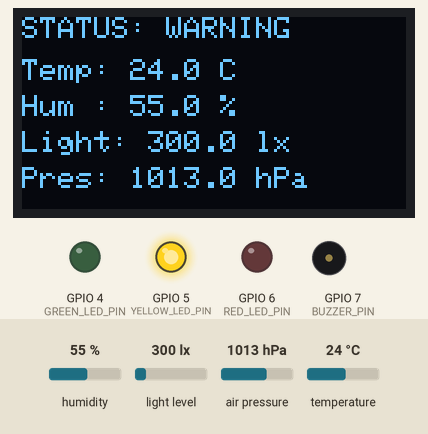
Recording of a program running on a simulated ESP32-S3. Shown: 128×64 one-colour display, output pins drawn as LEDs (lit = HIGH), buzzer (waves = sounding, pin HIGH). Inputs (shaded band) come from the test bench; at power-on: humidity 55 %, light level 300 lx, air pressure 1013 hPa, temperature 24 °C. What the program prints to the serial monitor is not drawn.

Above: at 2.2 s.
2.3 s: humidity set to 79 %
At 3.6 s:
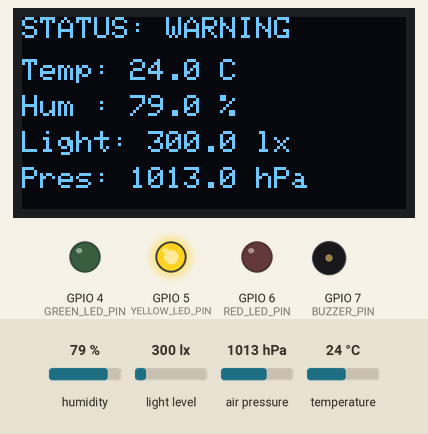
5.0 s: humidity set to 82 %
At 6.7 s:
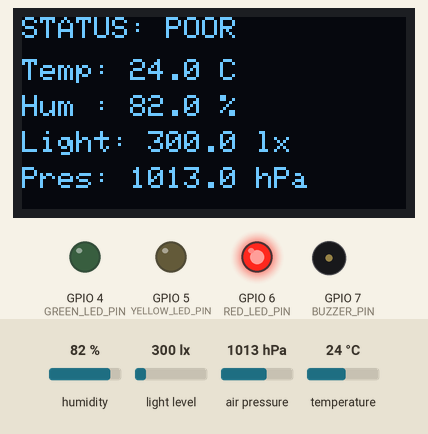
7.7 s: light level set to 40 lx
At 9.4 s:
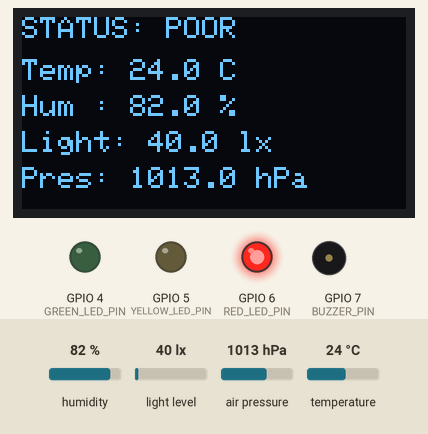
10.5 s: air pressure set to 952 hPa
At 12.1 s:
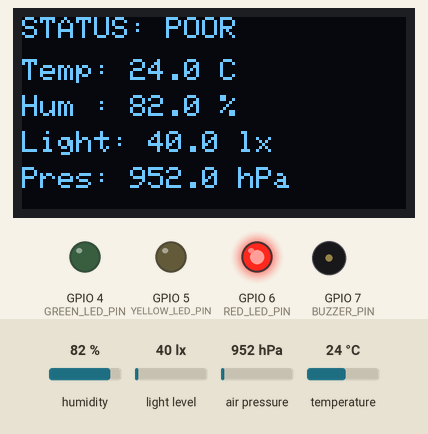
13.2 s: temperature set to 12 °C
At 16.3 s:
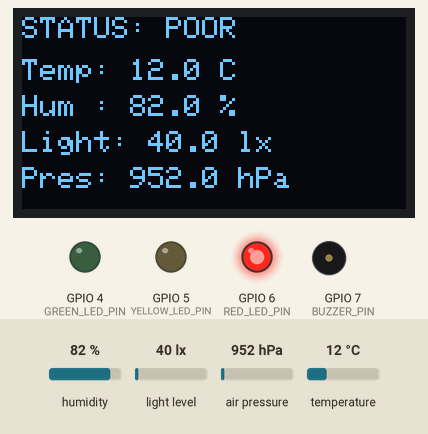
Timing chart, 0 to 17.5 s (numbered marks = the images above; inputs shaded):
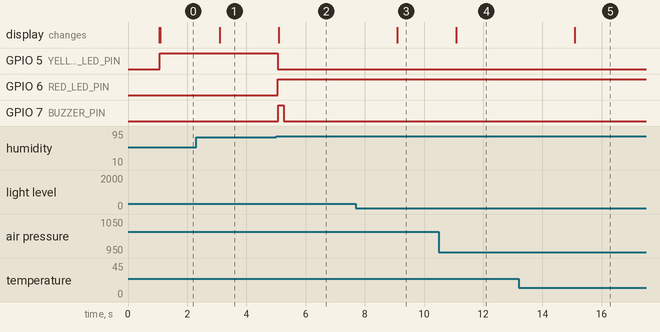

The program:

main.cpp
```cpp
#include <Arduino.h>
#include <Wire.h>
#include <math.h>
#include <Adafruit_Sensor.h>
#include <Adafruit_BME280.h>
#include <BH1750.h>
#include <Adafruit_GFX.h>
#include <Adafruit_SSD1306.h>

Adafruit_BME280 bme;
BH1750 lightMeter;

const int SDA_PIN = 8;
const int SCL_PIN = 9;

const int GREEN_LED_PIN = 4;
const int YELLOW_LED_PIN = 5;
const int RED_LED_PIN = 6;
const int BUZZER_PIN = 7;

const int SCREEN_WIDTH = 128;
const int SCREEN_HEIGHT = 64;
const int OLED_RESET = -1;
const int OLED_ADDRESS = 0x3C;

const float TEMP_GOOD_ENTER_LOW = 19.0F;
const float TEMP_GOOD_ENTER_HIGH = 29.0F;
const float TEMP_GOOD_HOLD_LOW = 18.0F;
const float TEMP_GOOD_HOLD_HIGH = 30.0F;

const float TEMP_POOR_ENTER_LOW = 15.0F;
const float TEMP_POOR_ENTER_HIGH = 32.0F;
const float TEMP_POOR_RECOVER_LOW = 16.0F;
const float TEMP_POOR_RECOVER_HIGH = 31.0F;

const float HUMIDITY_GOOD_ENTER_LOW = 35.0F;
const float HUMIDITY_GOOD_ENTER_HIGH = 65.0F;
const float HUMIDITY_GOOD_HOLD_LOW = 30.0F;
const float HUMIDITY_GOOD_HOLD_HIGH = 70.0F;

const float HUMIDITY_POOR_ENTER_LOW = 20.0F;
const float HUMIDITY_POOR_ENTER_HIGH = 80.0F;
const float HUMIDITY_POOR_RECOVER_LOW = 25.0F;
const float HUMIDITY_POOR_RECOVER_HIGH = 75.0F;

const float LIGHT_GOOD_ENTER_MIN = 330.0F;
const float LIGHT_GOOD_HOLD_MIN = 300.0F;

const float LIGHT_POOR_ENTER_MIN = 50.0F;
const float LIGHT_POOR_RECOVER_MIN = 70.0F;

const float TEMP_SENSOR_MIN = -40.0F;
const float TEMP_SENSOR_MAX = 85.0F;
const float HUMIDITY_SENSOR_MIN = 0.0F;
const float HUMIDITY_SENSOR_MAX = 100.0F;
const float PRESSURE_SENSOR_MIN_HPA = 300.0F;
const float PRESSURE_SENSOR_MAX_HPA = 1100.0F;
const float LIGHT_SENSOR_MIN_LUX = 0.0F;

const unsigned long SENSOR_UPDATE_INTERVAL_MS = 2000;
const unsigned long BUZZER_DURATION_MS = 200;

Adafruit_SSD1306 display(
    SCREEN_WIDTH,
    SCREEN_HEIGHT,
    &Wire,
    OLED_RESET);

bool bmeReady = false;
bool bh1750Ready = false;
bool oledReady = false;

bool buzzerActive = false;

unsigned long lastSensorUpdateMs = 0;
unsigned long buzzerStartedAtMs = 0;

enum class EnvironmentStatus
{
  GOOD,
  WARNING,
  POOR
};

EnvironmentStatus currentStatus = EnvironmentStatus::WARNING;
EnvironmentStatus previousStatus = EnvironmentStatus::WARNING;

bool shouldEnterPoor(
    float temperature,
    float humidity,
    float lux)
{
  return temperature < TEMP_POOR_ENTER_LOW ||
         temperature > TEMP_POOR_ENTER_HIGH ||
         humidity < HUMIDITY_POOR_ENTER_LOW ||
         humidity > HUMIDITY_POOR_ENTER_HIGH ||
         lux < LIGHT_POOR_ENTER_MIN;
}

bool hasRecoveredFromPoor(
    float temperature,
    float humidity,
    float lux)
{
  return temperature >= TEMP_POOR_RECOVER_LOW &&
         temperature <= TEMP_POOR_RECOVER_HIGH &&
         humidity >= HUMIDITY_POOR_RECOVER_LOW &&
         humidity <= HUMIDITY_POOR_RECOVER_HIGH &&
         lux >= LIGHT_POOR_RECOVER_MIN;
}

bool shouldEnterGood(
    float temperature,
    float humidity,
    float lux)
{
  return temperature >= TEMP_GOOD_ENTER_LOW &&
         temperature <= TEMP_GOOD_ENTER_HIGH &&
         humidity >= HUMIDITY_GOOD_ENTER_LOW &&
         humidity <= HUMIDITY_GOOD_ENTER_HIGH &&
         lux >= LIGHT_GOOD_ENTER_MIN;
}

bool shouldRemainGood(
    float temperature,
    float humidity,
    float lux)
{
  return temperature >= TEMP_GOOD_HOLD_LOW &&
         temperature <= TEMP_GOOD_HOLD_HIGH &&
         humidity >= HUMIDITY_GOOD_HOLD_LOW &&
         humidity <= HUMIDITY_GOOD_HOLD_HIGH &&
         lux >= LIGHT_GOOD_HOLD_MIN;
}

EnvironmentStatus evaluateEnvironment(
    float temperature,
    float humidity,
    float lux,
    EnvironmentStatus previousEnvironmentStatus)
{
  if (!bmeReady || !bh1750Ready)
  {
    return EnvironmentStatus::WARNING;
  }

  if (previousEnvironmentStatus == EnvironmentStatus::POOR &&
      !hasRecoveredFromPoor(
          temperature,
          humidity,
          lux))
  {
    return EnvironmentStatus::POOR;
  }

  if (shouldEnterPoor(
          temperature,
          humidity,
          lux))
  {
    return EnvironmentStatus::POOR;
  }

  if (previousEnvironmentStatus == EnvironmentStatus::GOOD &&
      shouldRemainGood(
          temperature,
          humidity,
          lux))
  {
    return EnvironmentStatus::GOOD;
  }

  if (shouldEnterGood(
          temperature,
          humidity,
          lux))
  {
    return EnvironmentStatus::GOOD;
  }

  return EnvironmentStatus::WARNING;
}

const char *statusToString(EnvironmentStatus status)
{
  switch (status)
  {
    case EnvironmentStatus::GOOD:
      return "GOOD";

    case EnvironmentStatus::WARNING:
      return "WARNING";

    case EnvironmentStatus::POOR:
      return "POOR";
  }

  return "UNKNOWN";
}

bool isTemperatureValid(float temperature)
{
  return isfinite(temperature) &&
         temperature >= TEMP_SENSOR_MIN &&
         temperature <= TEMP_SENSOR_MAX;
}

bool isHumidityValid(float humidity)
{
  return isfinite(humidity) &&
         humidity >= HUMIDITY_SENSOR_MIN &&
         humidity <= HUMIDITY_SENSOR_MAX;
}

bool isPressureValid(float pressure)
{
  return isfinite(pressure) &&
         pressure >= PRESSURE_SENSOR_MIN_HPA &&
         pressure <= PRESSURE_SENSOR_MAX_HPA;
}

bool isLightValid(float lux)
{
  return isfinite(lux) &&
         lux >= LIGHT_SENSOR_MIN_LUX;
}

bool areSensorReadingsValid(
    float temperature,
    float humidity,
    float pressure,
    float lux)
{
  return bmeReady &&
         bh1750Ready &&
         isTemperatureValid(temperature) &&
         isHumidityValid(humidity) &&
         isPressureValid(pressure) &&
         isLightValid(lux);
}

void updateStatusLeds(EnvironmentStatus status)
{
  digitalWrite(GREEN_LED_PIN, LOW);
  digitalWrite(YELLOW_LED_PIN, LOW);
  digitalWrite(RED_LED_PIN, LOW);

  switch (status)
  {
    case EnvironmentStatus::GOOD:
      digitalWrite(GREEN_LED_PIN, HIGH);
      break;

    case EnvironmentStatus::WARNING:
      digitalWrite(YELLOW_LED_PIN, HIGH);
      break;

    case EnvironmentStatus::POOR:
      digitalWrite(RED_LED_PIN, HIGH);
      break;
  }
}

void updateBuzzer(
    EnvironmentStatus status,
    unsigned long currentMillis)
{
  if (buzzerActive &&
      currentMillis - buzzerStartedAtMs >= BUZZER_DURATION_MS)
  {
    digitalWrite(BUZZER_PIN, LOW);
    buzzerActive = false;
  }

  if (status != previousStatus)
  {
    if (status == EnvironmentStatus::POOR)
    {
      Serial.println("Alert: environment entered POOR state.");

      digitalWrite(BUZZER_PIN, HIGH);
      buzzerActive = true;
      buzzerStartedAtMs = currentMillis;
    }

    previousStatus = status;
  }
}

void setup()
{
  Serial.begin(115200);
  delay(1000);

  Serial.println("ESP32 Study Environment Monitor");

  pinMode(GREEN_LED_PIN, OUTPUT);
  pinMode(YELLOW_LED_PIN, OUTPUT);
  pinMode(RED_LED_PIN, OUTPUT);
  pinMode(BUZZER_PIN, OUTPUT);

  digitalWrite(GREEN_LED_PIN, LOW);
  digitalWrite(YELLOW_LED_PIN, LOW);
  digitalWrite(RED_LED_PIN, LOW);
  digitalWrite(BUZZER_PIN, LOW);

  Wire.begin(SDA_PIN, SCL_PIN);

  if (bme.begin(0x76, &Wire))
  {
    bmeReady = true;
    Serial.println("BME280 detected at address 0x76.");
  }
  else if (bme.begin(0x77, &Wire))
  {
    bmeReady = true;
    Serial.println("BME280 detected at address 0x77.");
  }
  else
  {
    Serial.println("BME280 not detected.");
  }

  if (lightMeter.begin(
          BH1750::CONTINUOUS_HIGH_RES_MODE,
          0x23,
          &Wire))
  {
    bh1750Ready = true;
    Serial.println("BH1750 detected at address 0x23.");
  }
  else
  {
    Serial.println("BH1750 not detected.");
  }

  if (display.begin(
          SSD1306_SWITCHCAPVCC,
          OLED_ADDRESS))
  {
    oledReady = true;
    Serial.println("OLED detected at address 0x3C.");

    display.clearDisplay();
    display.setTextColor(SSD1306_WHITE);
    display.setTextSize(1);
    display.setCursor(0, 0);
    display.println("Study Environment");
    display.println("Monitor starting...");
    display.display();
  }
  else
  {
    Serial.println("OLED initialization failed.");
  }

  lastSensorUpdateMs =
      millis() - SENSOR_UPDATE_INTERVAL_MS;
}

void loop()
{
  unsigned long currentMillis = millis();

  updateBuzzer(
      currentStatus,
      currentMillis);

  if (currentMillis - lastSensorUpdateMs <
      SENSOR_UPDATE_INTERVAL_MS)
  {
    return;
  }

  lastSensorUpdateMs = currentMillis;

  float temperature = NAN;
  float humidity = NAN;
  float pressure = NAN;
  float lux = NAN;

  if (bmeReady)
  {
    temperature = bme.readTemperature();
    humidity = bme.readHumidity();
    pressure = bme.readPressure() / 100.0F;

    Serial.print("Temperature: ");
    Serial.print(temperature);
    Serial.println(" C");

    Serial.print("Humidity: ");
    Serial.print(humidity);
    Serial.println(" %");

    Serial.print("Pressure: ");
    Serial.print(pressure);
    Serial.println(" hPa");
  }
  else
  {
    Serial.println("BME280 unavailable.");
  }

  if (bh1750Ready)
  {
    lux = lightMeter.readLightLevel();

    Serial.print("Light: ");
    Serial.print(lux);
    Serial.println(" lx");
  }
  else
  {
    Serial.println("BH1750 unavailable.");
  }

  bool sensorDataValid =
      areSensorReadingsValid(
          temperature,
          humidity,
          pressure,
          lux);

  if (sensorDataValid)
  {
    Serial.println("Sensor validation: PASS");

    currentStatus =
        evaluateEnvironment(
            temperature,
            humidity,
            lux,
            currentStatus);
  }
  else
  {
    Serial.println("Sensor validation: FAILED");
    Serial.println("Fail-safe: forcing WARNING state.");

    currentStatus = EnvironmentStatus::WARNING;
  }

  updateStatusLeds(currentStatus);

  updateBuzzer(
      currentStatus,
      millis());

  Serial.print("Status: ");

  if (sensorDataValid)
  {
    Serial.println(statusToString(currentStatus));
  }
  else
  {
    Serial.println("WARNING (SENSOR ERROR)");
  }

  if (oledReady)
  {
    display.clearDisplay();
    display.setTextColor(SSD1306_WHITE);
    display.setTextSize(1);

    display.setCursor(0, 0);
    display.print("STATUS: ");

    if (sensorDataValid)
    {
      display.println(statusToString(currentStatus));
    }
    else
    {
      display.println("SENSOR ERROR");
    }

    display.setCursor(0, 14);
    display.print("Temp: ");

    if (bmeReady &&
        isTemperatureValid(temperature))
    {
      display.print(temperature, 1);
      display.println(" C");
    }
    else
    {
      display.println("--");
    }

    display.setCursor(0, 26);
    display.print("Hum : ");

    if (bmeReady &&
        isHumidityValid(humidity))
    {
      display.print(humidity, 1);
      display.println(" %");
    }
    else
    {
      display.println("--");
    }

    display.setCursor(0, 38);
    display.print("Light: ");

    if (bh1750Ready &&
        isLightValid(lux))
    {
      display.print(lux, 1);
      display.println(" lx");
    }
    else
    {
      display.println("--");
    }

    display.setCursor(0, 50);
    display.print("Pres: ");

    if (bmeReady &&
        isPressureValid(pressure))
    {
      display.print(pressure, 1);
      display.println(" hPa");
    }
    else
    {
      display.println("--");
    }

    display.display();
  }

  Serial.println();
}
```

Measured:
- the behaviour switches between 80 and 81 % on humidity (found by bisection; images 1 and 2)
- after the input at 2.3 s, the display: changes after 0.79 s (image 1)
- after the input at 5.0 s, GPIO 5 (YELLOW_LED_PIN): HIGH → LOW after 0.07 s; GPIO 6 (RED_LED_PIN): LOW → HIGH after 0.07 s; GPIO 7 (BUZZER_PIN): LOW → HIGH after 0.07 s, → LOW 0.20 s later; the display: changes after 0.10 s (image 2)
- after the input at 7.7 s, the display: changes after 1.4 s (image 3)
- after the input at 10.5 s, the display: changes after 0.59 s (image 4)
- after the input at 13.2 s, the display: changes after 1.9 s (image 5)
